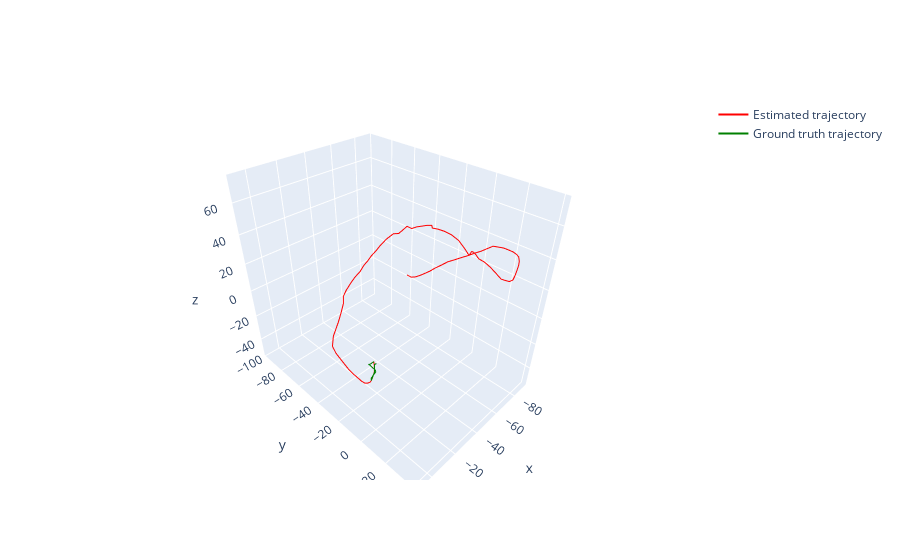

This figure's notebook cell:
### Code cell
for i in range(2,121):
    vo.one_step(i)

trajectory = vo.get_trajectory()
poses = trajectory['poses']
positions = [list(pose[:3, 3]) for pose in poses]
print('Estimated trajectory:', positions)

trajectory = data.get_trajectory()
gt_trajectory = []
for i in range(121):
    gt_trajectory.append(trajectory[i]['ground_truth_pose'])

print('Ground truth trajectory:', gt_trajectory)

fig = go.Figure()
x_coords = [position[0] for position in positions]
y_coords = [position[1] for position in positions]
z_coords = [position[2] for position in positions]
fig.add_trace(go.Scatter3d(x=x_coords, y=y_coords, z=z_coords, mode='lines', name='Estimated trajectory', line=dict(color='red')))

x_coords = [position[0] for position in gt_trajectory]
y_coords = [position[1] for position in gt_trajectory]
z_coords = [position[2] for position in gt_trajectory]
fig.add_trace(go.Scatter3d(x=x_coords, y=y_coords, z=z_coords, mode='lines', name='Ground truth trajectory', line=dict(color='green')))

fig.show()
